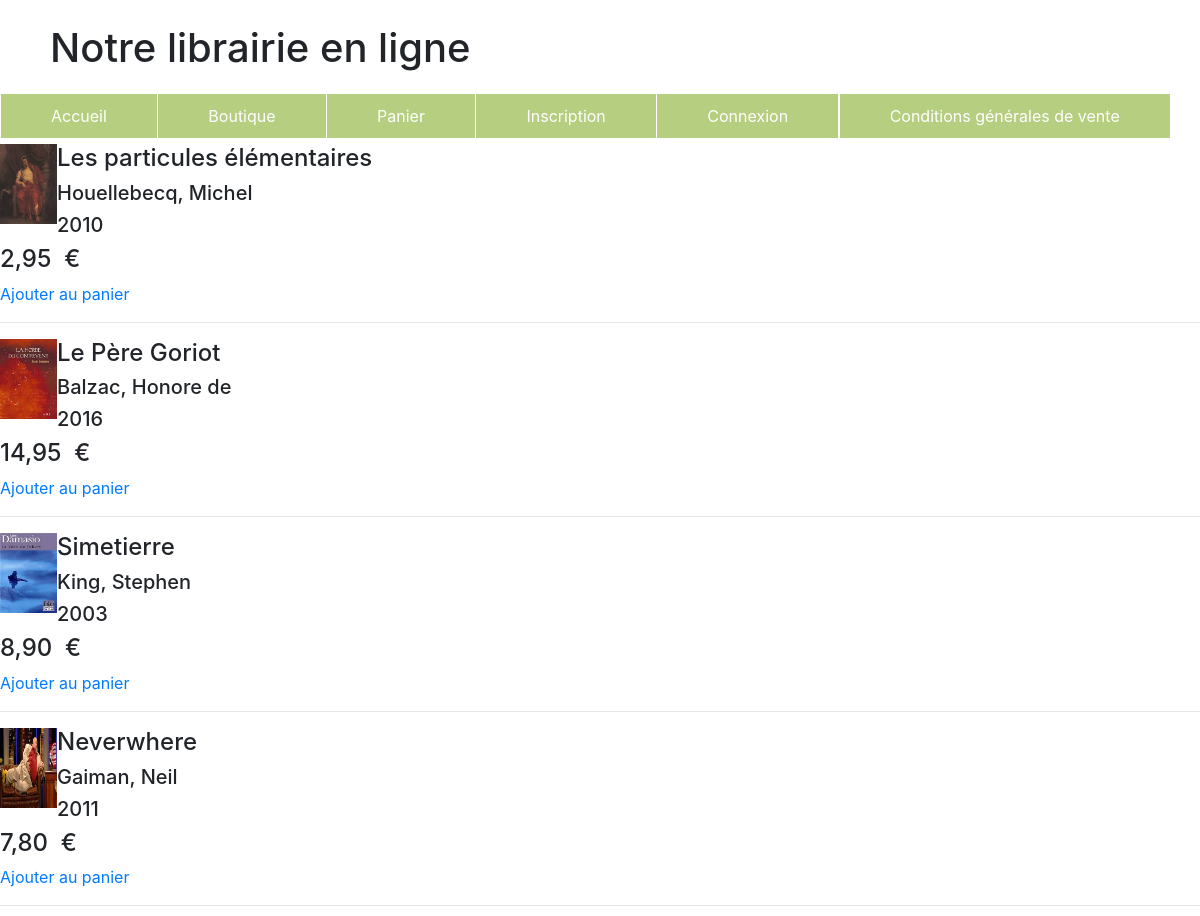
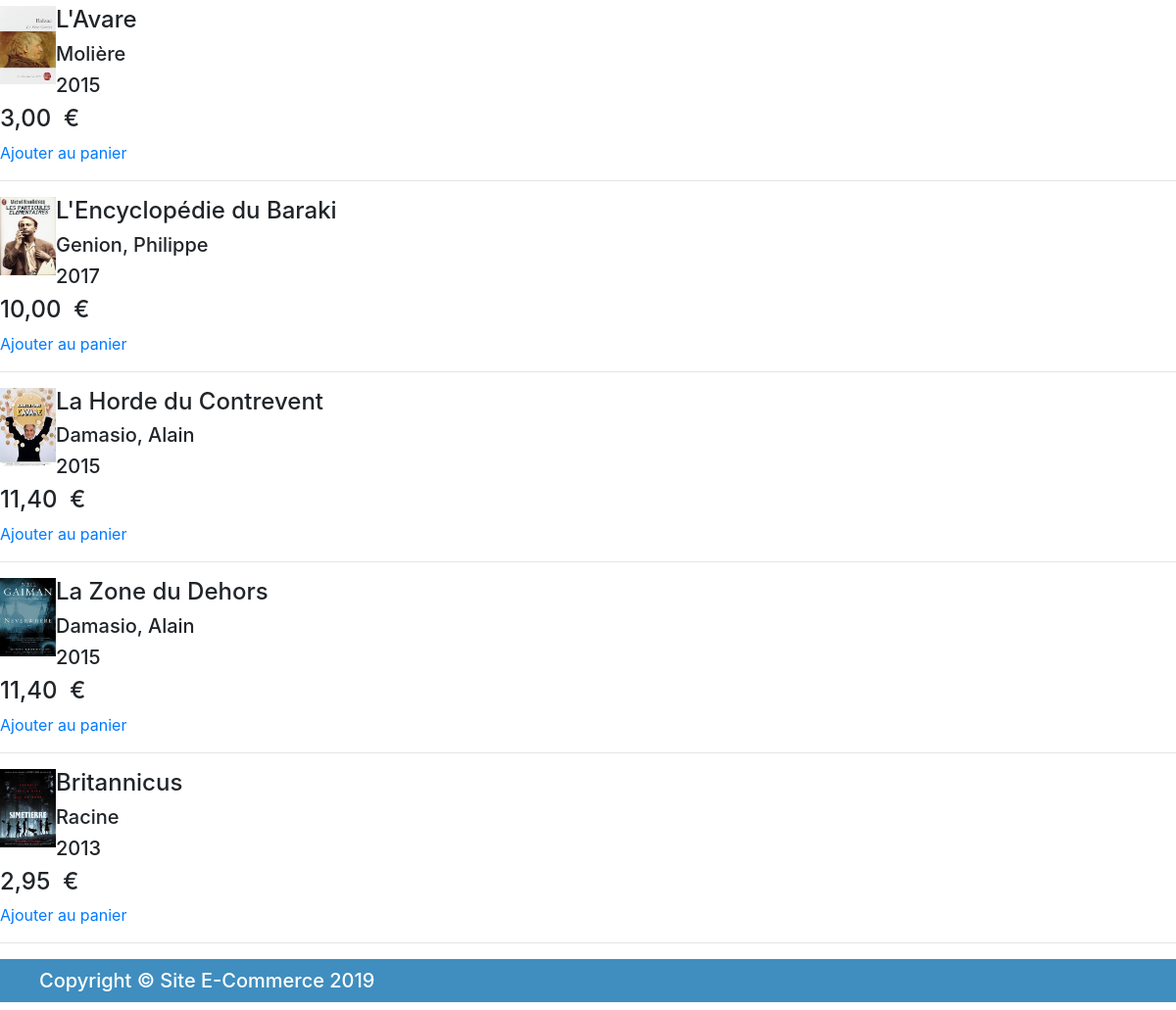
The page /boutique.php on the database its author committed (2 pictures, top to bottom).
### tables this page shows
CREATE TABLE `livre` (
  `id` int(11) NOT NULL,
  `titre` varchar(255) NOT NULL,
  `year` year(4) DEFAULT NULL,
  `auteur_id` int(11) DEFAULT NULL,
  `genre_id` int(11) DEFAULT NULL,
  `prix` float DEFAULT '0',
  `tva_id` int(11) NOT NULL DEFAULT '2',
  `stock` int(3) NOT NULL DEFAULT '10'
);

CREATE TABLE `auteur` (
  `id` int(11) NOT NULL,
  `name` varchar(255) NOT NULL
);

### boutique.php (the view, shortened to what this page needs)
<?php
require_once 'includes/header.php';
$query = "SELECT `auteur`.name, `livre`.titre, `livre`.prix, `livre`.id, `livre`.year FROM `auteur` INNER JOIN `livre` on `auteur`.id = `livre`.auteur_id";
$result = mysqli_query($link, $query);
while ($row = mysqli_fetch_assoc($result)) {
    ?>
    <a href="panier.php?action=ajout&amp;l=<?php echo $row['titre']; ?> &amp;q=1&amp;p=<?php echo number_format($row['prix'], 2, ',', ' '); ?>&amp;"><img src="img/<?= $row['id'] ?>.jpeg" alt="image de couverture" width="57" height="80" style = "float:left"></a>
    <h4><?php echo $row['titre'] . '&nbsp'; ?></h4>
    <h5><?php echo $row['name'] . '&nbsp'; ?></h5>
    <h5><?php echo $row['year'] . '&nbsp'; ?></h5>
    <h4><?php echo number_format($row['prix'], 2, ',', ' ') . '&nbsp'; ?> €</h4>
    <a href="panier.php?action=ajout&amp;l=<?php echo $row['titre']; ?> &amp;q=1&amp;p=<?php echo number_format($row['prix'], 2, ',', ' '); ?>&amp;">Ajouter au panier</a>
    <hr>
    <?php
}
require_once 'includes/footer.php';

### includes/header.php (shortened to what this page needs)
<!DOCTYPE html>
<html lang="fr">
<head>
    <link rel="stylesheet" href="style/bootstrap.css" />
</head>
    <header>
        <br><h1>Notre librairie en ligne</h1><br>
        <ul class="menu">
            <li><a href="/boutique/index.php">Accueil</a></li>
            <li><a href="/boutique/boutique.php">Boutique</a></li>
            <li><a href="/boutique/panier.php">Panier</a></li>
            <li><a href="/boutique/inscription.php">Inscription</a></li>
            <li><a href="/boutique/admin/admin_connect.php">Connexion</a></li>
            <li><a href="/boutique/conditions.php">Conditions générales de vente</a></li>
        </ul>
    </header>
<body>
</body>
</html>

### includes/footer.php
<div class="footer">
    <h5>Copyright &copy; Site E-Commerce 2019</h5>
</div>

### rows shown on the page
livre: shows a picture, titre "Les particules élémentaires", auteur.name "Houellebecq, Michel", year "2010", prix "2,95"
livre: shows a picture, titre "Le Père Goriot", auteur.name "Balzac, Honore de", year "2016", prix "14,95"
livre: shows a picture, titre "Simetierre", auteur.name "King, Stephen", year "2003", prix "8,90"
livre: shows a picture, titre "Neverwhere", auteur.name "Gaiman, Neil", year "2011", prix "7,80"
livre: shows a picture, titre "L'Avare", auteur.name "Molière", year "2015", prix "3,00"
livre: shows a picture, titre "L'Encyclopédie du Baraki", auteur.name "Genion, Philippe", year "2017", prix "10,00"
livre: shows a picture, titre "La Horde du Contrevent", auteur.name "Damasio, Alain", year "2015", prix "11,40"
livre: shows a picture, titre "La Zone du Dehors", auteur.name "Damasio, Alain", year "2015", prix "11,40"
livre: shows a picture, titre "Britannicus", auteur.name "Racine", year "2013", prix "2,95"
